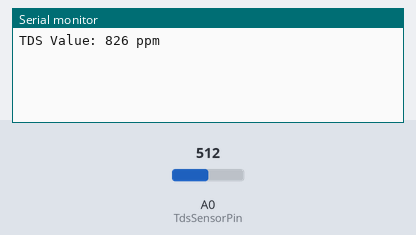
Bench run of a sketch on a simulated Arduino Uno, built with avr-gcc and run on an emulated ATmega328P. Shown: the last lines printed to the serial monitor. The test bench sets the inputs (shaded band); at power-on: A0 (TdsSensorPin) = 512.

Above: at 1.2 s.
1.3 s: A0 (TdsSensorPin) set to 716
At 2.2 s:
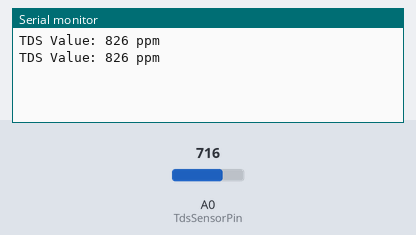
2.8 s: A0 (TdsSensorPin) set to 810
At 3.9 s:
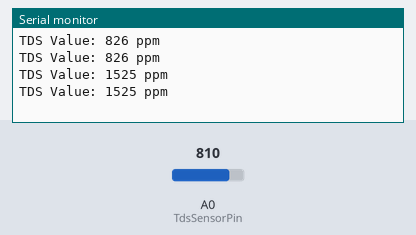
Timing chart, 0 to 5.8 s (numbered marks = the images above; inputs shaded):
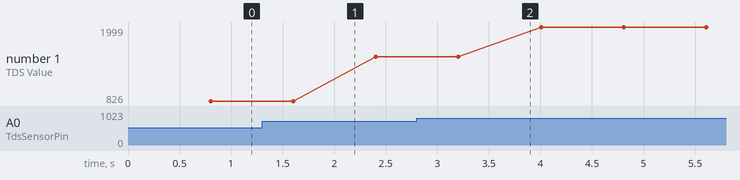

The sketch:

TDS.ino
```cpp
#define TdsSensorPin A0
#define VREF 5.0              // Điện áp tham chiếu ADC (Volt)
#define SCOUNT 30             // Số điểm mẫu

int analogBuffer[SCOUNT];     // Mảng lưu giá trị analog
int analogBufferTemp[SCOUNT]; // Mảng tạm cho bộ lọc trung vị
int analogBufferIndex = 0;

float averageVoltage = 0;
float tdsValue = 0;
float temperature = 40;       // Nhiệt độ hiện tại cho bù nhiệt

// Hàm lọc trung vị để ổn định dữ liệu
int getMedianNum(int bArray[], int iFilterLen) {
  int bTab[iFilterLen];
  for (byte i = 0; i < iFilterLen; i++) {
    bTab[i] = bArray[i];
  }

  for (int j = 0; j < iFilterLen - 1; j++) {
    for (int i = 0; i < iFilterLen - j - 1; i++) {
      if (bTab[i] > bTab[i + 1]) {
        int bTemp = bTab[i];
        bTab[i] = bTab[i + 1];
        bTab[i + 1] = bTemp;
      }
    }
  }

  if (iFilterLen % 2 == 1) {
    return bTab[(iFilterLen - 1) / 2];
  } else {
    return (bTab[iFilterLen / 2] + bTab[iFilterLen / 2 - 1]) / 2;
  }
}

// Hàm đọc và in giá trị TDS
void readTDS() {
  static unsigned long analogSampleTimepoint = millis();
  if (millis() - analogSampleTimepoint > 40U) {  // Mỗi 40ms đọc 1 lần
    analogSampleTimepoint = millis();
    analogBuffer[analogBufferIndex] = analogRead(TdsSensorPin);  // Đọc và lưu vào buffer
    analogBufferIndex = (analogBufferIndex + 1) % SCOUNT;  // Vòng tròn chỉ số buffer
  }

  static unsigned long printTimepoint = millis();
  if (millis() - printTimepoint > 800U) {  // In ra mỗi 800ms
    printTimepoint = millis();

    // Sao chép giá trị sang mảng tạm và lọc trung vị
    for (int i = 0; i < SCOUNT; i++) {
      analogBufferTemp[i] = analogBuffer[i];
    }

    averageVoltage = getMedianNum(analogBufferTemp, SCOUNT) * VREF / 1024.0;

    // Bù nhiệt độ
    float compensationCoefficient = 1.0 + 0.02 * (temperature - 25.0);
    float compensationVoltage = averageVoltage / compensationCoefficient;

    // Chuyển đổi sang giá trị TDS (ppm)
    tdsValue = (133.42 * compensationVoltage * compensationVoltage * compensationVoltage
                - 255.86 * compensationVoltage * compensationVoltage
                + 857.39 * compensationVoltage) * 0.5;

    // In ra Serial Monitor
    Serial.print("TDS Value: ");
    Serial.print(tdsValue, 0);
    Serial.println(" ppm");
  }
}

void setup() {
  Serial.begin(115200);
  pinMode(TdsSensorPin, INPUT);
}

void loop() {
  readTDS();
}
```

Measured:
- plotted number 1: 826 → 1525 after the input at 1.3 s, 1525 → 1999 after the input at 2.8 s
